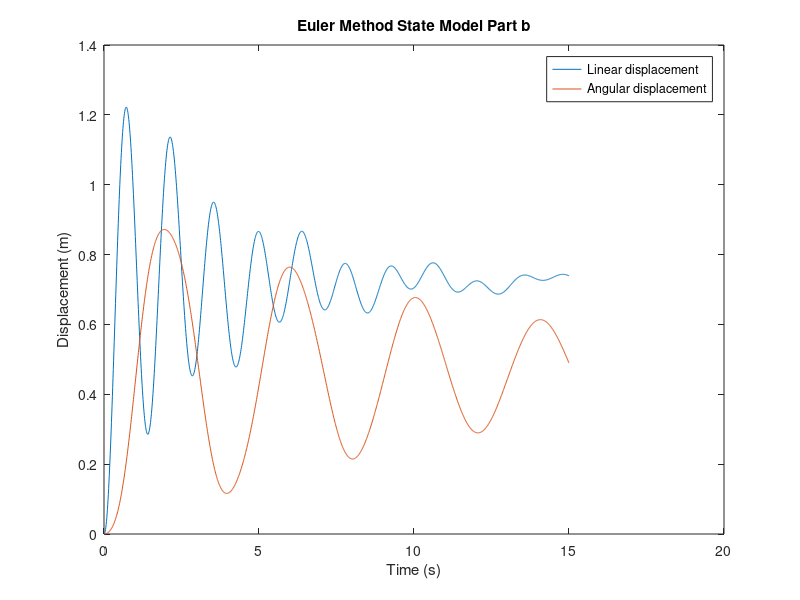

Reproduce this figure in MATLAB.
%%mathematical model
%% input
dt = 0.01;
t = 0:dt:15;
t_mat = vec2mat(t,1);
b=20;
k=500;
k_theta = 1000;
b_theta = 80;
p=7874; %%densityj = 0.5*(p*h*pi*(r^2))*(r^2);
L=0.15; %%mass element side length
r=0.75; %%inertia radius
h=0.1; %%inertia thickness
m = p*L*L*L;
j = 0.5*(p*h*pi*(r^2))*(r^2); %%use mass of inertia
%% system matrices
%%input
a = [0 1 0 -r; -k/m -b/m 0 0; 0 0 0 1; k*r/j b*r/j -k_theta/j -b_theta/j];
b1 = [0; 1/m; 0; 0];
b2 = [0; 1; 0; m*r/j];
%%output
c = [1 0 0 0; 0 0 1 0];
d1 = [0;0];
d2 = [0;0];
%% state vectors
n=15/dt;
x = zeros(4,n);
x_diff = [0;0;0;0];
y = zeros(2,n);
ft(1,1:(n+1))=0;
ft(1,1:(n+1))=100;
g(1,1:(n+1)) = 9.81;
i=1;
for t = 0:dt:15
    x_diff = a*x(:,i) + b1.*ft(:,i) + b2.*g(:,i);
    x(:,i+1) = x(:,i) + x_diff.*dt;
    y(:,i) = c*x(:,i) + d1.*ft(:,i) + d2.*g(:,i);
    i=i+1;
end
%% plot
figure;
plot(t_mat,y(1,:),t_mat,y(2,:));
title('Euler Method State Model Part b');
xlabel('Time (s)');
ylabel('Displacement (m)');
legend('Linear displacement','Angular displacement');
